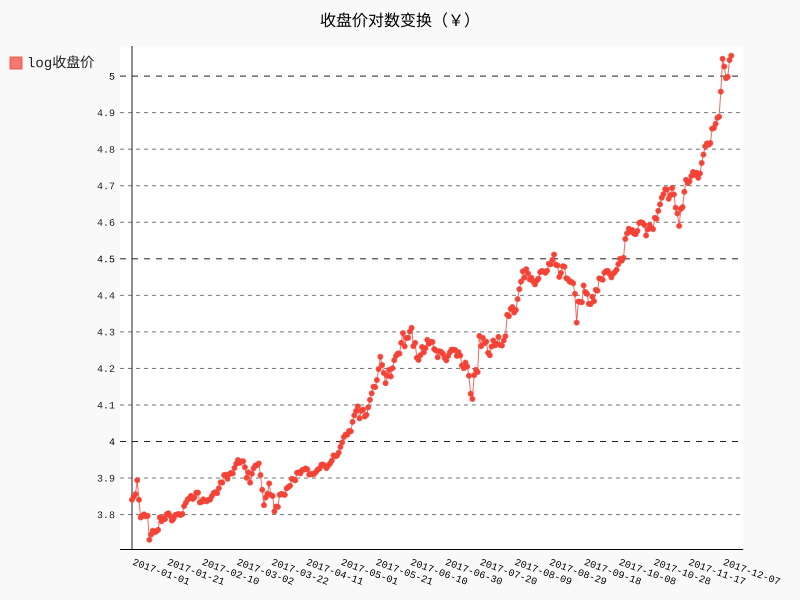

Reproduce this figure in Python.
# learn python -- 17th day


""" 对数变换 """
import json
import pygal
import math


# 将数据加载到一个字典中
filename = 'btc_close_2017.json'
with open(filename, 'r', encoding='utf-8') as f:
    btc_data = json.load(f)

# 读取数据
dates, months, weeks, weekdays, closes = [], [], [], [], []
for btc_dict in btc_data:
    dates.append(btc_dict['date'])
    months.append(int(btc_dict['month']))
    weeks.append(int(btc_dict['week']))
    weekdays.append(btc_dict['weekday'])
    # 注：数据类型不一，需先转化为浮点数
    closes.append(int(float(btc_dict['close'])))

# 创建图表对象
line_chart = pygal.Line(x_label_rotation=20, show_minor_x_labels=False)
line_chart.title = '收盘价对数变换（￥）'
line_chart.x_labels = dates
# x轴天数间隔20天
day_interval = 20
line_chart.x_labels_major = dates[::day_interval]
# 绘制
closes_log = [math.log10(_) for _ in closes]    # 对数变换
line_chart.add('log收盘价', closes_log)
# 存入文件
line_chart.render_to_file('收盘价对数变换折线图.svg')
